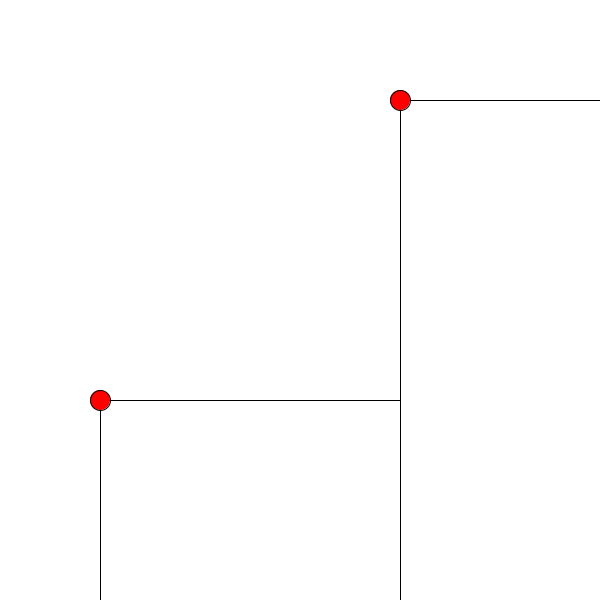
Frame 1 (no input)
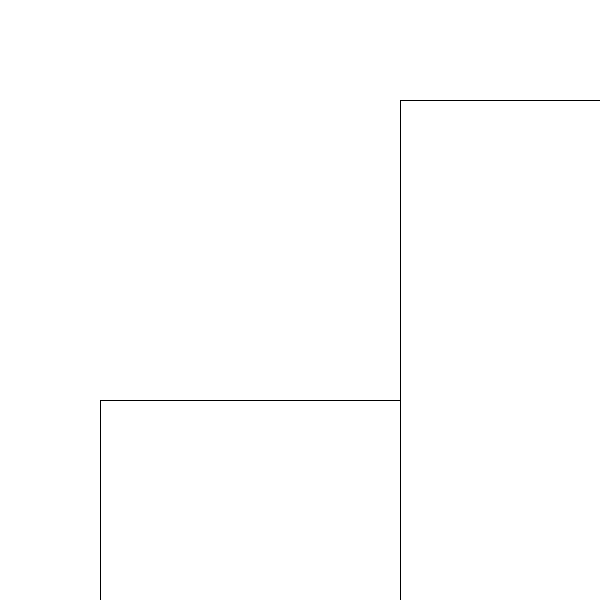
Frame 60 (the mouse pressed at the canvas centre just before this capture)
Frame 120 (the mouse held since frame 60 and released just before this capture): identical to frame 60, image omitted

The Processing sketch that drew these frames (run headless with seeded random() and noise(); from frame 60 on, the mouse is pressed at the canvas centre):

// Processing sketch: datavis_code_1
// ── datavis_code_1.pde

frame myFrame = null;
frame myFrame2 = null;


void setup(){
  size(600,600);  
  myFrame  = new dotFrame();
  myFrame2 = new dotFrame();
}

void draw(){
  background( 255 );
  
  if( myFrame != null ){
     myFrame.setPosition( 100, 400, width/2,height );
     myFrame.draw();
  }
  if( myFrame2 != null ){
     myFrame2.setPosition( 400, 100, width/2,height );
     myFrame2.draw();
  }
}



abstract class frame {
  
  int u0,v0,w,h;
  void setPosition( int u0, int v0, int w, int h ){
    this.u0 = u0;
    this.v0 = v0;
    this.w = w;
    this.h = h;
  }
  
  abstract void draw();
  
}
// ── dotFrame.pde


class dotFrame extends frame {
  
  float t = 0;
   
    void draw(){
      
      stroke(0);
      noFill();
      rect(u0,v0,w,h);
      
      
      stroke( 0 );
      fill(255,0,0);
      ellipse( u0+t, v0+t, 20, 20 );
  
      t += 5;
      if( t > w ) t = 0;
    }
}
